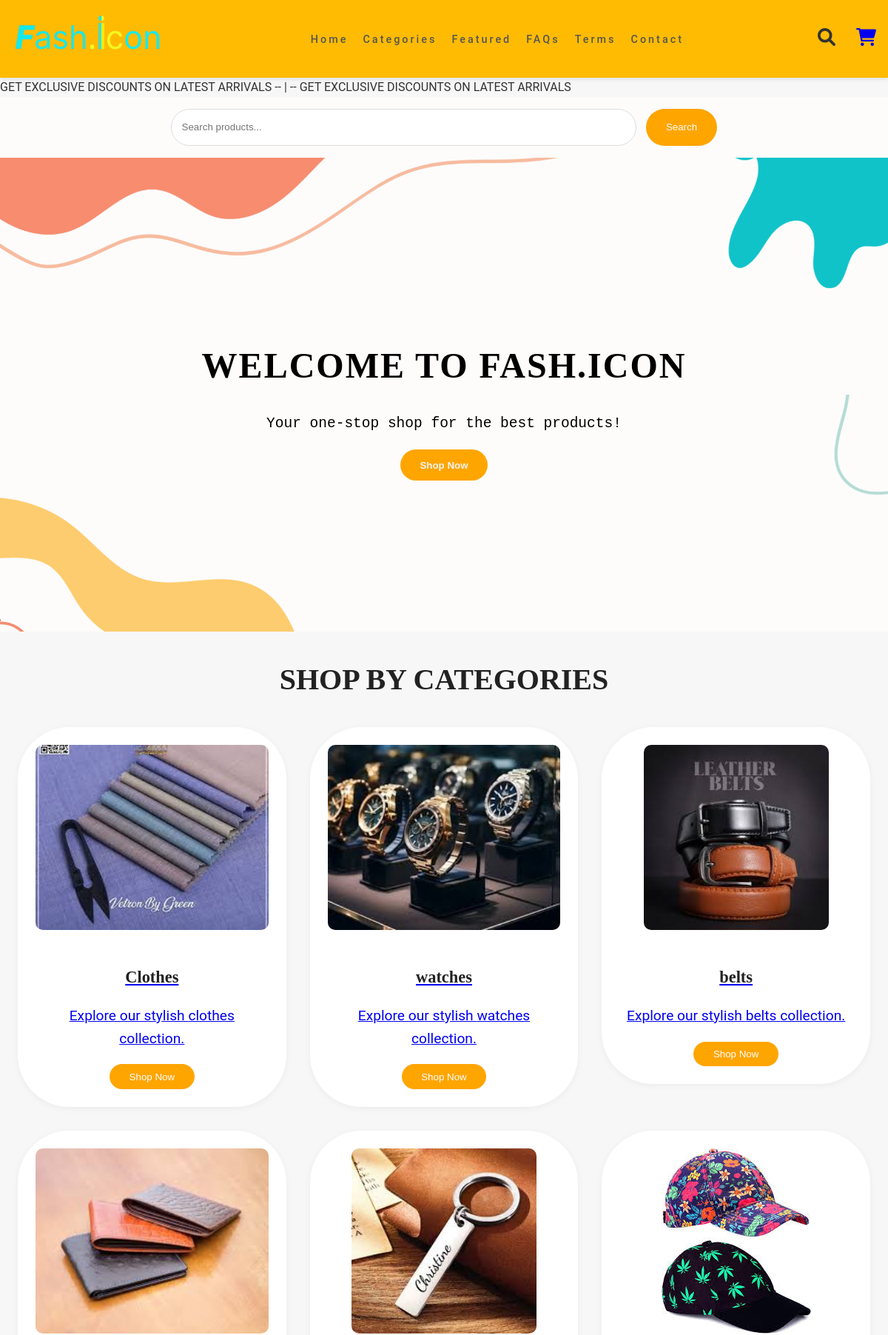
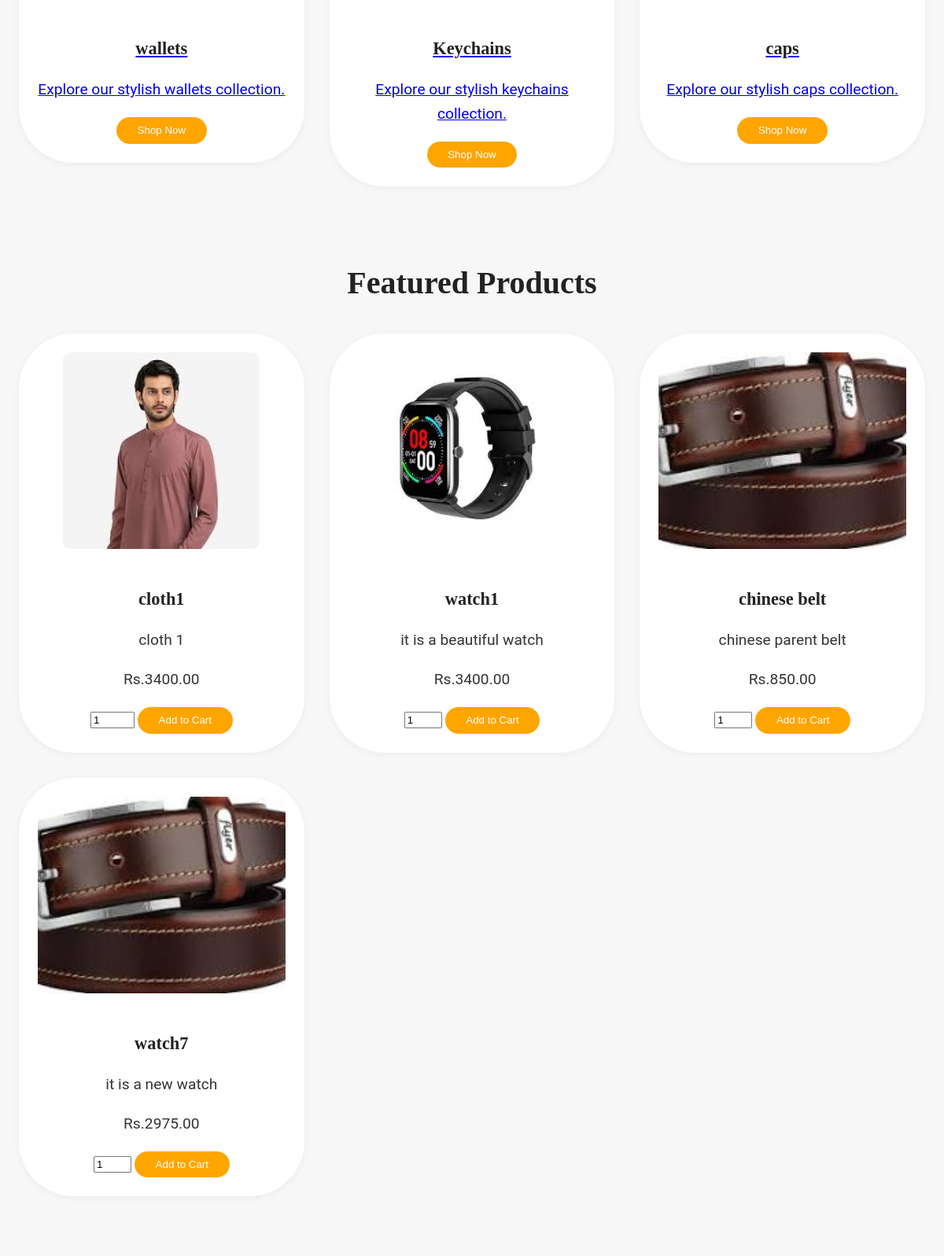
The page / (upper part) on the database its author committed (2 pictures, top to bottom).
### keychain_app/models.py (models this page shows, shortened)
class Category(models.Model):
    name = models.CharField(max_length=100)
    url_name = models.SlugField(unique=True, default='none')  # Specify a default value
    image = models.ImageField(upload_to='category_images/', blank=True, null=True)  # Add image field
    description = models.TextField(blank=True)

class Product(models.Model):
    name = models.CharField(max_length=100)
    description = models.TextField()
    price = models.DecimalField(max_digits=10, decimal_places=2)
    original_price = models.DecimalField(max_digits=10, decimal_places=2, null=True, blank=True)
    quantity = models.PositiveIntegerField()
    image = models.ImageField(upload_to='products/')
    is_featured = models.BooleanField(default=False)
    is_discounted = models.BooleanField(default=False)  # New field for discounted items
    is_best_seller = models.BooleanField(default=False)  # New field for best sellers
    category = models.ForeignKey(Category, related_name='products', on_delete=models.CASCADE)

### keychain_app/views.py (the view)
# urls.py: path('', views.home, name='home'),
def home(request):
    featured_products = Product.objects.filter(is_featured=True)
    discounted_products = Product.objects.filter(is_discounted=True)
    best_sellers = Product.objects.filter(is_best_seller=True)
    categories = Category.objects.all()
    return render(request, 'index.html', {
        'featured_products': featured_products,
        'categories': categories,
        'discounted_products': discounted_products,
        'best_sellers': best_sellers,
    })

### keychain_app/templates/index.html (shortened to what this page needs)
{% load static %}
<!DOCTYPE html>
<html lang="en">
<head>
    <link rel="stylesheet" href="https://cdnjs.cloudflare.com/ajax/libs/font-awesome/6.0.0-beta3/css/all.min.css">
</head>
<body>
  {% include 'navbar.html' %}
    <section class="hero-section">
        <div class="hero-content">
            <h2>WELCOME TO FASH.ICON</h2>
            <p>Your one-stop shop for the best products!</p>
            <button class="hero-btn">Shop Now</button>
        </div>
    </section>
    <h2>SHOP BY CATEGORIES</h2>
    <section id="categories" class="category-grid">
        {% for category in categories %}
            <a href="{% url 'category_detail' url_name=category.url_name %}" class="category-card-link">
                <div class="category-card">
                    {% if category.image %}
                        <img src="{{ category.image.url }}" alt="{{ category.name }}">
                    {% else %}
                        <img src="{% static 'images/default-placeholder.png' %}" alt="No image available">
                    {% endif %}
                    <h3>{{ category.name }}</h3>
                    <p>Explore our stylish {{ category.name | lower }} collection.</p>
                    <button>Shop Now</button>
                </div>
            </a>
        {% endfor %}
    </section>
     <br>
    <h2>Featured Products</h2>
    <section id="featured-products" class="product-grid">
        {% for product in featured_products %}
                <div class="product-card" data-product-id="{{ product.id }}">
                    <img src="{{ product.image.url }}" alt="{{ product.name }}">
                    <h3>{{ product.name }}</h3>
                    <p>{{ product.description }}</p>
                    <p>Rs.{{ product.price }}</p>
                    <form method="post" action="{% url 'add_product_to_cart' product.id %}" class="add-to-cart">
                        <input type="number" name="quantity_{{ product.id }}" value="1" min="1" max="{{ product.quantity }}">
                        <button type="submit">Add to Cart</button>
                    </form>                       </div>
        {% endfor %}
    </section>
     <br>
     <br>
     <br>
</body>
</html>

### keychain_app/templates/navbar.html (style rules this page uses)
body { margin: 0; font-family: 'Roboto', sans-serif; background-color: #f7f7f7; color: #333; line-height: 1.6; }

### rows shown on the page
Category: image (picture), name "Clothes", name "clothes"
Category: image (picture), name "watches"
Category: image (picture), name "belts"
Category: image (picture), name "wallets"
Category: image (picture), name "Keychains", name "keychains"
Category: image (picture), name "caps"
Product: image (picture), name "cloth1", description "cloth 1", price "3400.00", id "1"
Product: image (picture), name "watch1", description "it is a beautiful watch", price "3400.00"
Product: image (picture), name "chinese belt", description "chinese parent belt", price "850.00"
Product: image (picture), name "watch7", description "it is a new watch", price "2975.00"
